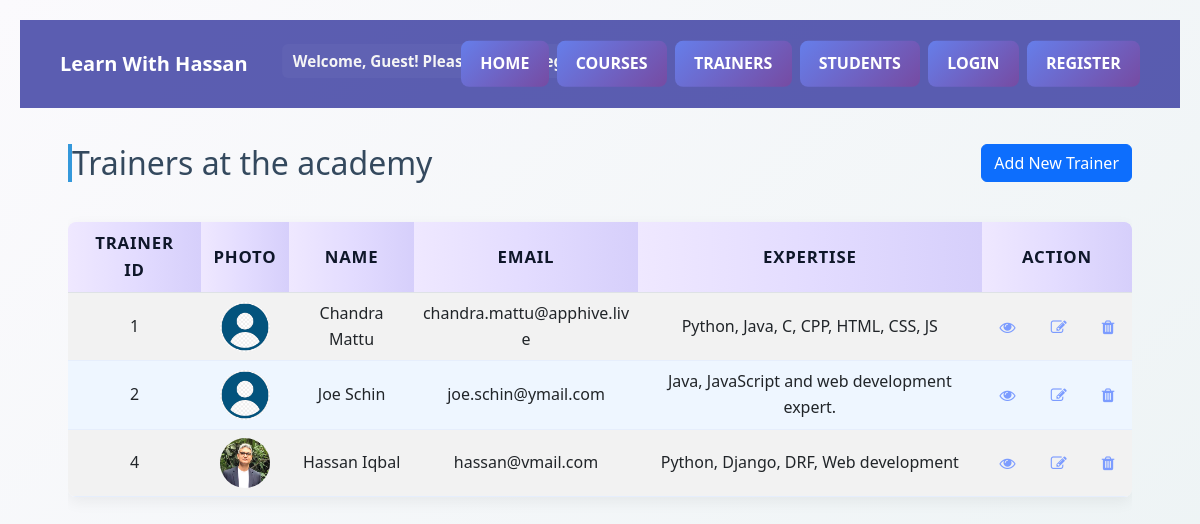
Screenshot of /trainers/ with the database file from the repository.
### academy/models.py (models this page shows, shortened)
class Trainer(models.Model):
    first_name = models.CharField(max_length=100)
    last_name = models.CharField(max_length=100)
    email = models.EmailField(unique=True)
    expertise = models.TextField(blank=True)
    trainer_photo = models.ImageField(
        upload_to='trainer_photos/', default='default.png')
    def full_name(self):
        return f"{self.first_name} {self.last_name}"

### academy_main/views.py (the view)
# urls.py: path('trainers/', views.trainers, name='academy_trainers'),
def trainers(request):
    trainers = Trainer.objects.all()
    context = {
        'trainers': trainers,
    }
    return render(request, 'trainers.html', context)

### templates/trainers.html (shortened to what this page needs)
{% load static %}
<!DOCTYPE html>
<html lang="en">
<head>
    <link href="https://cdnjs.cloudflare.com/ajax/libs/bootstrap/5.3.0/css/bootstrap.min.css" rel="stylesheet">
    <link rel="stylesheet" href="https://cdnjs.cloudflare.com/ajax/libs/font-awesome/4.7.0/css/font-awesome.min.css">
    <link rel="stylesheet" href="{% static 'css/styles.css' %}">
</head>
<body>
    {% include 'navbar.html' %}
    <div class="container">
        <div class="page-header">
            <h2>Trainers at the academy</h2>
            <a class="btn btn-primary" href="{% url 'add_trainer' %}">Add New Trainer</a>
        </div>
        <div class="table-responsive">
            <table class="table table-striped table-hover">
                <thead>
                    <tr>
                        <th>Trainer ID</th>
                        <th>Photo</th>
                        <th>Name</th>
                        <th>Email</th>
                        <th>Expertise</th>
                        <th>Action</th>
                    </tr>
                </thead>
                <tbody>
                    {% for trainer in trainers %}
                    <tr>
                        <td>{{ trainer.id }}</td>
                        <td><img src="{{ trainer.trainer_photo.url }}" alt="{{ trainer.full_name }}"
                                style="width: 50px; height: 50px; border-radius: 50%;"></td>
                        <td>{{ trainer.full_name }}</td>
                        <td>{{ trainer.email }}</td>
                        <td>{{ trainer.expertise }}</td>
                        <td>
                            <div>
                                <a href="{% url 'trainer_detail' trainer.id %}"><i class="fa fa-eye"></i></a>
                                <a href="{% url 'edit_trainer' trainer.id %}"><i class="fa fa-edit"></i></a>
                                <a href="{% url 'delete_trainer' trainer.id %}"><i class="fa fa-trash"></i></a>
                            </div>
                        </td>
                    </tr>
                    {% endfor %}
                </tbody>
            </table>
        </div>
    </div>
</body>
</html>

### templates/navbar.html (shortened to what this page needs)
<nav class="navbar">
    <div class="nav-inner">
        <a class="navbar-brand" href="/home/">Learn With Hassan</a>
        <div class="nav-text">
            <span class="nav-welcome">
                {% if user.is_authenticated %}
                Welcome {{ user.username }}!
                {% else %}
                Welcome, Guest! Please login or register
                {% endif %}
            </span>
        </div>
        <div class="nav-links">
            <ul class="nav-list">
                <li><a class="nav-link" href="/home/">Home</a></li>
                <li><a class="nav-link" href="/courses/">Courses</a></li>
                <li><a class="nav-link" href="/trainers/">Trainers</a></li>
                <li><a class="nav-link" href="/students/">Students</a></li>
                {% if user.is_authenticated %}
                <li><a class="nav-link" href="/logout/">Logout</a></li>
                {% else %}
                <li><a class="nav-link" href="/login/">Login</a></li>
                <li><a class="nav-link" href="/register/">Register</a></li>
                {% endif %}
            </ul>
        </div>
    </div>
</nav>

### rows the page displays
Trainer: id "1", trainer_photo (placeholder picture), full_name "Chandra Mattu", email "chandra.mattu@apphive.live", expertise "Python, Java, C, CPP, HTML, CSS, JS"
Trainer: id "2", trainer_photo (placeholder picture), full_name "Joe Schin", email "joe.schin@ymail.com", expertise "Java, JavaScript and web development expert."
Trainer: id "4", trainer_photo (picture), full_name "Hassan Iqbal", email "hassan@vmail.com", expertise "Python, Django, DRF, Web development"
